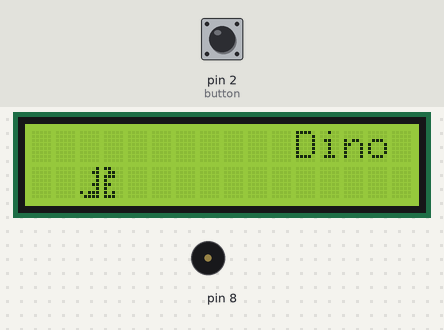
A sketch run on a simulated Arduino Uno, built with avr-gcc and run on an emulated ATmega328P. On the bench: 16×2 character LCD, buzzer (waves = sounding). The test bench sets the inputs (shaded band); at power-on: pin 2 (button) HIGH. Random numbers use the default seed unless the sketch sets one; EEPROM starts erased.

Above: at 1.2 s.
1.3 s: pin 2 (button) pulsed LOW 2 times (0.12 s each, 0.3 s apart)
3.4 s: pin 2 (button) pulled LOW for 0.15 s
At 4.56 s:
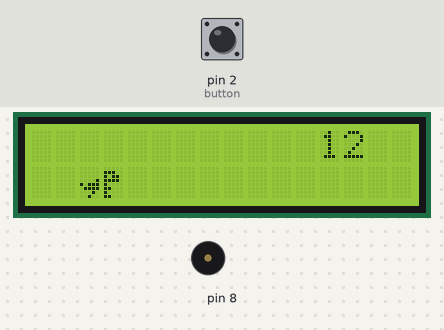
7.1 s: pin 2 (button) pulled LOW for 1 s
At 10.8 s:
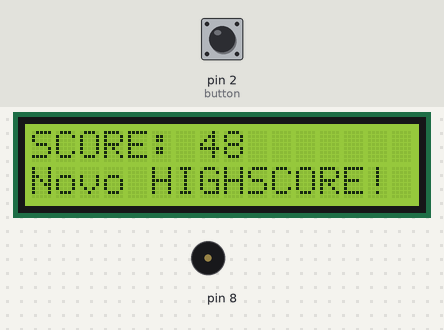
11.7 s: pin 2 (button) pulled LOW for 0.15 s
At 13.62 s:
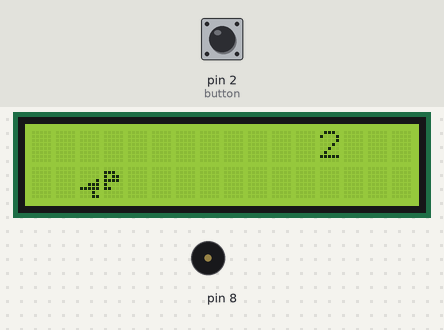
15.4 s: pin 2 (button) pulled LOW for 1 s
At 15.64 s:
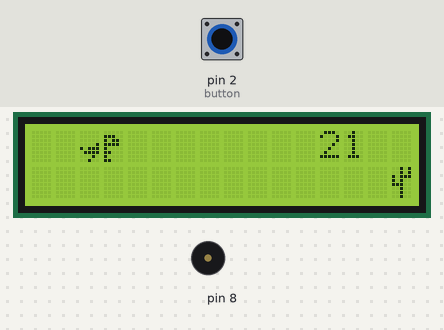
17.0 s: pin 2 (button) pulled LOW for 3.2 s
At 20.5 s:
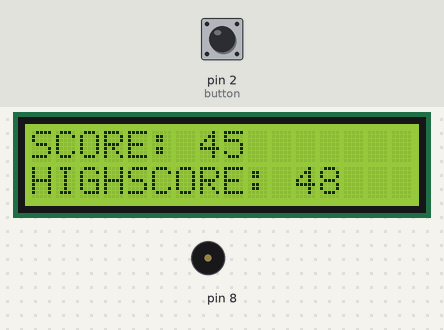
Timing chart, 0 to 22.0 s (numbered marks = the images above; inputs shaded):
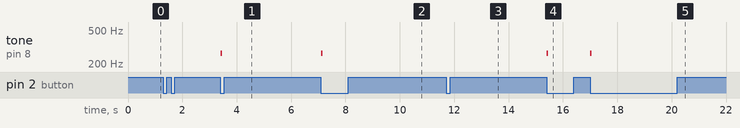

The sketch:

DinoRunner.ino
```cpp
/*

Endereço I2C: 0x27;
LCD 16x2;
SDA: A4;
SCL: A5;
Botão: Digital Pin 2;

*/


#include <LiquidCrystal_I2C.h>
#include <Wire.h>
#include <EEPROM.h>

int COLS = 16;
int ROWS = 2;


void EEPROMWriteInt(int address, int value); // 2 Bytes
int  EEPROMReadInt(int address);


LiquidCrystal_I2C lcd(0x27, COLS, ROWS);

uint8_t dino_front_1[] = {0x00, 0x1C, 0x16, 0x1E, 0x10, 0x18, 0x10, 0x18};
uint8_t dino_back_1[] = {0x00, 0x00, 0x00, 0x01, 0x17, 0x0F, 0x02, 0x04};
uint8_t dino_front_2[] = {0x00, 0x1C, 0x16, 0x1E, 0x10, 0x18, 0x00, 0x00};
uint8_t dino_back_2[] = {0x00, 0x00, 0x00, 0x01, 0x07, 0x1F, 0x02, 0x03};
uint8_t cactus[] = {0x05, 0x05, 0x17, 0x14, 0x1C, 0x04, 0x04, 0x04};
uint8_t dino_stand_tail_1[] = {0x01, 0x03, 0x01, 0x01, 0x03, 0x01, 0x17, 0x0F};
uint8_t dino_stand_tail_2[] = {0x01, 0x03, 0x01, 0x01, 0x03, 0x11, 0x0B, 0x0F};
uint8_t dino_stand_front[] = {0x18, 0x0C, 0x1C, 0x10, 0x18, 0x10, 0x14, 0x1C};

int button = 2;
unsigned long last_time_changed = millis();
unsigned long debounce_duration = 1000;
int cactus_positions[8] = {"", "", "", "", "", "", "", ""};

long highscore = EEPROMReadInt(1);

bool control_steps = false;
bool button_pressed = false;
bool initial_click = true;
bool running = false;
bool death = true;

int screen = 0;
int score = 0;
long start_timer = 0;
long timer_steps = 0;
long timer_cactus = 0;
long timer_spawn = 2000;
long timer_jump = 0;
long timer_points = 0;
long timer_scroll = 0;
long timer_status = 0;
long delay_steps = 200;
long delay_move = 200;
long delay_spawn = 2000;
long delay_jump = 1000;
long delay_points = 100;
long delay_scroll = 200;
long delay_status = 1000;

/*

Início

int screen = 0;
int score = 0;
long start_timer = 0;
long timer_steps = 0;
long timer_cactus = 0;
long timer_spawn = 2000;
long timer_jump = 0;
long timer_points = 0;
long timer_scroll = 0;
long timer_status = 0;
long delay_steps = 200;
long delay_move = 200;
long delay_spawn = 2000;
long delay_jump = 1000;
long delay_points = 100;
long delay_scroll = 200;
long delay_status = 1000;

Fim

int screen = 0;
int score = 0;
int start_timer = 0;
int timer_steps = 0;
int timer_cactus = 0;
int timer_spawn = 2000;
int timer_jump = 0;
int timer_points = 0;
int timer_scroll = 0;
int delay_steps = 100;
int delay_move = 75;
int delay_spawn = 1100;
int delay_jump = 1000;
int delay_points = 50;
int delay_scroll = 200;


*/


void EEPROMWriteInt(int address, int value) {
   byte hiByte = highByte(value);
   byte loByte = lowByte(value);

   EEPROM.write(address, hiByte);
   EEPROM.write(address + 1, loByte);
}


int EEPROMReadInt(int address) {
   byte hiByte = EEPROM.read(address);
   byte loByte = EEPROM.read(address + 1);

   return word(hiByte, loByte);
}


void update_status()
{
  if (delay_steps > 100) {
    delay_steps--;
  }
  if (delay_move > 75) {
    delay_move--;
  }
  if (delay_spawn > 1100) {
    delay_spawn = delay_spawn - 10;
  }
  if (delay_points > 50) {
    delay_points--;
  }
}


bool steps_dino(bool control_steps, int timer, int delay_steps)
{
  if (screen == 0) {
    lcd.setCursor(2, 1);
    if (control_steps) {
      lcd.write(0);
    } else {
      lcd.write(1);
    }
  } else if (screen == 1) {
    if (control_steps) {
      lcd.setCursor(2, 1);
      lcd.write(1);
      lcd.setCursor(3, 1);
      lcd.write(0);

    } else {
      lcd.setCursor(2, 1);
      lcd.write(3);
      lcd.setCursor(3, 1);
      lcd.write(2);
    }
  }

  return not control_steps;

}


void spawn_cactus(int cactus_positions[])
{
  int randnum = random(0, 101);

  if (randnum < 40) {
    for (int i = 0; i < 8; i++){
      if (cactus_positions[i] == ""){
        cactus_positions[i] = 15;
        break;
      }
    }
  }

  if (randnum >= 40 && randnum < 70) {
    int control = 0;
    for (int i = 0; i < 8; i++) {
      if (cactus_positions[i] == "") {
        cactus_positions[i] = 15 + control;
        control++;
      }

      if (control == 2) {
        break;
      }
    }
  }

  if (randnum >= 70 && randnum <= 80) {
    int control = 0;
    for (int i = 0; i < 8; i++) {
      if (cactus_positions[i] == "") {
        cactus_positions[i] = 15 + control;
        control++;
      }

      if (control == 3) {
        break;
      }
    }
  }
}


void move_cactus(int cactus_positions[])
{
  for (int i = 0; i < 8; i++){
    int position = cactus_positions[i];

    if (position >= -1 && position != ""){
      lcd.setCursor(position, 1);
      lcd.write(4);
      lcd.setCursor(position + 1, 1);
      lcd.print(" ");
      cactus_positions[i]--;
    }
    else{
      cactus_positions[i] = "";
    }

    if (position == 2 || position == 3 || position == 1) {
      death = check_colision();
    }
  }
}


bool check_colision()
{
  if (running) {
    return true;
  }
  else {
    return false;
  }
}


void dino_jump(int timer, bool falling)
{
  if (falling) {
    lcd.setCursor(2, 0);
    lcd.print("  ");
    lcd.setCursor(2, 1);
    lcd.write(1);
    lcd.setCursor(3, 1);
    lcd.write(0);
  } else {
    lcd.setCursor(2, 1);
    lcd.print("  ");
    lcd.setCursor(2, 0);
    lcd.write(1);
    lcd.setCursor(3, 0);
    lcd.write(0);
  }
}


void reset_dino()
{
  score = 0;
  timer_steps = 0;
  timer_cactus = 0;
  timer_spawn = 2000;
  timer_jump = 0;
  timer_points = 0;
  timer_scroll = 0;
  timer_status = 0;
  delay_steps = 200;
  delay_move = 200;
  delay_spawn = 2000;
  delay_jump = 1000;
  delay_points = 100;
  delay_scroll = 200;
}


void display_score()
{
  score++;
  lcd.setCursor(12, 0);
  lcd.print(score);
}


String spacing_message(String message)
{
  for (int i = 0; i < COLS; i++) {
    message = " " + message;
  }
  message = message + "  ";
  return message;
}


void scroll_message(String message, int position)
{
  lcd.setCursor(0, 0);
  lcd.print(message.substring(position, position + COLS));
}

void intro()
{
  for (int i = 0; i <= 15; i++) {
    lcd.setCursor(15-i, 0);
    lcd.write(255);
    lcd.setCursor(15-i, 1);
    lcd.write(255);
    delay(50);
  }
  for (int i = 0; i <= 15; i++) {
    lcd.setCursor(15-i, 0);
    lcd.print(" ");
    lcd.setCursor(15-i, 1);
    lcd.print(" ");
    delay(50);
  }
}


void setup()
{
  Serial.begin(9600);
  lcd.init();
  lcd.backlight();
  lcd.createChar(0, dino_stand_tail_1);
  lcd.createChar(1, dino_stand_tail_2);
  lcd.createChar(2, dino_stand_front);
  pinMode(button, INPUT_PULLUP);
  attachInterrupt(digitalPinToInterrupt(button), handle_interrupt, FALLING);
}


void loop()
{
  start_timer = millis();
  unsigned long timer;
  int position = 0;
  button_pressed = false;

  String message = "Dino Runner";
  message = spacing_message(message);

  while (screen == 0) {
    timer = millis() - start_timer;
    lcd.setCursor(3, 1);
    lcd.write(2);

    if (timer >= timer_scroll) {
      scroll_message(message, position);
      timer_scroll = timer + delay_scroll;
      position++;
    }

    if (timer > timer_steps) {
      control_steps = steps_dino(control_steps, timer, delay_steps);
      timer_steps = timer + delay_steps;
    }

    if (button_pressed) {
      button_pressed = false;
      screen = 1;
      death = false;
      intro();
    }

    if (position > message.length()) {
      position = 0;
    }
  }

  if (screen == 1) {
    lcd.createChar(0, dino_front_1);
    lcd.createChar(1, dino_back_1);
    lcd.createChar(2, dino_front_2);
    lcd.createChar(3, dino_back_2);
    lcd.createChar(4, cactus);
    lcd.clear();
    timer_steps = 0;
    start_timer = millis();

    while (not death) {

      timer = millis() - start_timer;

      if (timer >= timer_status) {
        update_status();
        timer_status = timer + delay_status;
      }

      if (timer > timer_steps && running) {
        control_steps = steps_dino(control_steps, timer, delay_steps);
        timer_steps = timer + delay_steps;
      }
      if (timer > timer_cactus)
      {
        move_cactus(cactus_positions);
        timer_cactus = timer + delay_move;
      }
      if (timer > timer_spawn)
      {
        spawn_cactus(cactus_positions);
        timer_spawn = timer + delay_spawn;
      }
      if (timer > timer_jump && running == false) {
        dino_jump(timer, true);
        running = true;
      }
      if (timer > timer_points) {
        display_score();
        timer_points = timer + delay_points;
      }

      if (button_pressed){
        button_pressed = false;
        running = false;
        tone(8, 269, 100);
        dino_jump(timer, false);
        delay(50);
        noTone(8);
        timer_jump = timer + delay_jump;
      }
      delay(10);
    }

    lcd.createChar(0, dino_stand_tail_1);
    lcd.createChar(1, dino_stand_tail_2);
    lcd.createChar(2, dino_stand_front);

    lcd.setCursor(2, 1);
    lcd.write(0);
    lcd.setCursor(3, 1);
    lcd.write(2);
    lcd.setCursor(0, 0);
    lcd.print("      ");

    delay(1000);
    lcd.clear();
    lcd.print("SCORE: ");
    lcd.print(score);
    lcd.setCursor(0, 1);

    if (score > highscore) {
      lcd.print("Novo HIGHSCORE!");
      EEPROMWriteInt(1, score);
      highscore = EEPROMReadInt(1);
    } else {
      lcd.print("HIGHSCORE: ");
      lcd.print(highscore);
    }

    delay(2000);
    screen = 0;
    reset_dino();
    lcd.clear();

    for (int i = 0; i < 5; i++)
    {
      cactus_positions[i] = "";
    }
  }
}


void handle_interrupt()
{
  if (not initial_click) {
    if (millis() - last_time_changed >= debounce_duration) {
      last_time_changed = millis();
      button_pressed = true;
    }
  }

  initial_click = false;
}
```

Measured:
- after the input at 3.4 s, tone on pin 8: silent → 269 Hz at once, → silent 0.06 s later
- after the input at 7.1 s, tone on pin 8: silent → 269 Hz at once, → silent 0.06 s later
- after the input at 15.4 s, tone on pin 8: silent → 269 Hz at once, → silent 0.06 s later
- after the input at 17.0 s, tone on pin 8: silent → 269 Hz at once, → silent 0.06 s later
- what the display in image 2 shows lasts 2.0 s, from 9.3 s to 11.3 s
